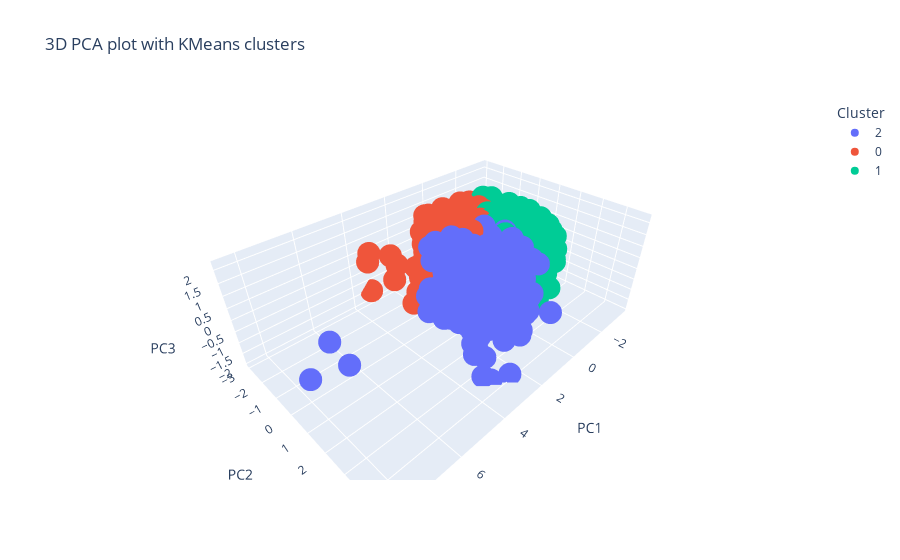

The code cell stored with this chart in its notebook:
### Code cell
km_no_income = KMeans(n_clusters=3, n_init='auto', random_state=42)
X_scaled_no_income, scaler_no_income = scale_data(X, features_without_income)
df['cluster_no_income'] = km_no_income.fit_predict(X_scaled_no_income)
X_pca_no_income, pca_no_income = apply_pca(X_scaled_no_income, n_components=3)
plot_pca_clusters(X_pca_no_income, df['cluster_no_income'])
loadings_no_income = pd.DataFrame(
    pca_no_income.components_.T,
    index=features_without_income,
    columns=[f'PC{i+1}' for i in range(pca_no_income.n_components_)]
)
display(loadings_no_income)
plot_heatmap(loadings_no_income)

### Figure 1 — Plotly figure (JSON) as saved in the notebook; plotly's stock layout.template omitted (floating-point values rounded to 4 significant figures; data arrays with more than 128 entries replaced by an {"elided": "..."} marker saying what was removed)
{"data": [{"hovertemplate": "Cluster=2<br>PC1=%{x}<br>PC2=%{y}<br>PC3=%{z}<extra></extra>", "legendgroup": "2", "marker": {"color": "#636efa", "symbol": "circle"}, "mode": "markers", "name": "2", "scene": "scene", "showlegend": true, "type": "scatter3d", "x": {"elided": "494 float values"}, "y": {"elided": "494 float values"}, "z": {"elided": "494 float values"}}, {"hovertemplate": "Cluster=0<br>PC1=%{x}<br>PC2=%{y}<br>PC3=%{z}<extra></extra>", "legendgroup": "0", "marker": {"color": "#EF553B", "symbol": "circle"}, "mode": "markers", "name": "0", "scene": "scene", "showlegend": true, "type": "scatter3d", "x": {"elided": "956 float values"}, "y": {"elided": "956 float values"}, "z": {"elided": "956 float values"}}, {"hovertemplate": "Cluster=1<br>PC1=%{x}<br>PC2=%{y}<br>PC3=%{z}<extra></extra>", "legendgroup": "1", "marker": {"color": "#00cc96", "symbol": "circle"}, "mode": "markers", "name": "1", "scene": "scene", "showlegend": true, "type": "scatter3d", "x": {"elided": "789 float values"}, "y": {"elided": "789 float values"}, "z": {"elided": "789 float values"}}], "layout": {"legend": {"title": {"text": "Cluster"}, "tracegroupgap": 0}, "scene": {"domain": {"x": [0, 1], "y": [0, 1]}, "xaxis": {"title": {"text": "PC1"}}, "yaxis": {"title": {"text": "PC2"}}, "zaxis": {"title": {"text": "PC3"}}}, "title": {"text": "3D PCA plot with KMeans clusters"}}}
